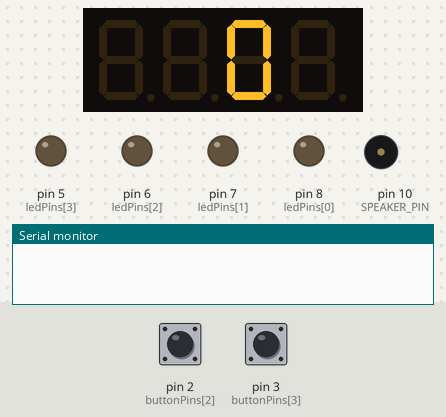
This sketch was run on a simulated Arduino Uno, built with avr-gcc and run on an emulated ATmega328P. Parts: 4-digit seven-segment display, output pins drawn as LEDs (lit = HIGH), buzzer (waves = sounding), the last lines printed to the serial monitor. The test bench sets the inputs (shaded band); at power-on: pin 2 (buttonPins[2]) HIGH, pin 3 (buttonPins[3]) HIGH. Random numbers use the default seed unless the sketch sets one.

Above: at 1.2 s.
1.3 s: pin 2 (buttonPins[2]) pulled LOW for 0.15 s
At 1.78 s:
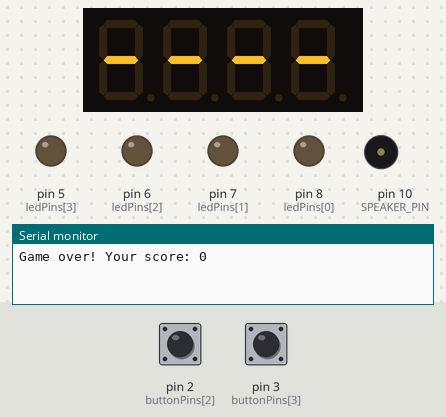
3.7 s: pin 3 (buttonPins[3]) pulled LOW for 3.2 s
At 8.83 s:
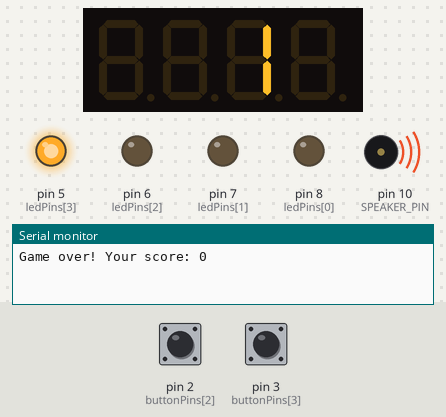
8.9 s: pin 3 (buttonPins[3]) pulled LOW for 1 s
At 10.48 s:
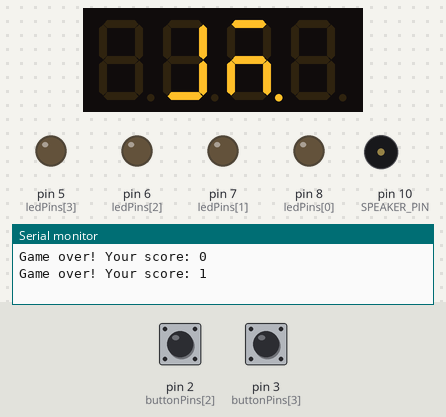
Timing chart, 0 to 16.7 s (numbered marks = the images above; inputs shaded):
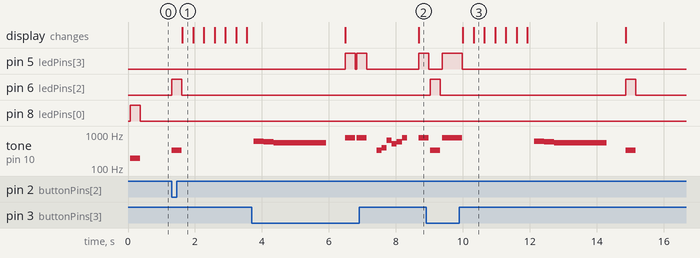

The sketch:

Memory_Hunter_v1.1.ino
```cpp
// (licence header left out)
#include <Arduino.h>
#include <TM1637Display.h>
#include "pitches.h"

/* Simon button/LED/speaker pins */
const uint8_t buttonPins[] = {0, 1, 2, 3};
const uint8_t ledPins[]    = {8, 7, 6, 5};
#define SPEAKER_PIN 10

/* TM1637 pins */
#define TM_CLK_PIN  9
#define TM_DIO_PIN  18

TM1637Display display(TM_CLK_PIN, TM_DIO_PIN);

/* Segment encoding for dash '-' */
const uint8_t SEG_DASH = 0b01000000;

/* All-dash pattern for idle screen */
const uint8_t SEG_ALL_DASH[] = {SEG_DASH, SEG_DASH, SEG_DASH, SEG_DASH};

#define MAX_GAME_LENGTH 100
const int gameTones[] = {NOTE_G3, NOTE_C4, NOTE_E4, NOTE_G5};

uint8_t gameSequence[MAX_GAME_LENGTH] = {0};
uint8_t gameIndex = 0;

/* ── Display helpers ─────────────────────────────────────── */

/**
 * Show ---- across all 4 digits (idle state)
 */
void displayIdle() {
  display.setSegments(SEG_ALL_DASH, 4, 0);
}

/**
 * Show current score:
 *   - 1-digit score (0–9)  → digit at position 2, position 3 blank
 *   - 2-digit score (10–99)→ digits at positions 2 and 3
 * Positions 0 and 1 are always blank during gameplay.
 */
void displayScore() {
  // Clear positions 0 and 1
  uint8_t blank = 0x00;
  display.setSegments(&blank, 1, 0);
  display.setSegments(&blank, 1, 1);

  int score = gameIndex;  // gameIndex already incremented before display

  if (score < 10) {
    // Single digit at position 2, blank at position 3
    display.showNumberDecEx(score, 0, false, 1, 2);  // 1 digit at pos 2
    display.setSegments(&blank, 1, 3);               // pos 3 blank
  } else {
    // Two digits at positions 2–3
    display.showNumberDecEx(score % 100, 0, false, 2, 2);
  }
}

/* ── Game logic ──────────────────────────────────────────── */

void setup() {
  Serial.begin(9600);

  for (byte i = 0; i < 4; i++) {
    pinMode(ledPins[i],    OUTPUT);
    pinMode(buttonPins[i], INPUT_PULLUP);
  }
  pinMode(SPEAKER_PIN, OUTPUT);

  display.setBrightness(7);  // Max brightness (0–7)
  displayIdle();

  randomSeed(analogRead(4));
}

void lightLedAndPlayTone(byte ledIndex) {
  digitalWrite(ledPins[ledIndex], HIGH);
  tone(SPEAKER_PIN, gameTones[ledIndex]);
  delay(300);
  digitalWrite(ledPins[ledIndex], LOW);
  noTone(SPEAKER_PIN);
}

void playSequence() {
  for (int i = 0; i < gameIndex; i++) {
    lightLedAndPlayTone(gameSequence[i]);
    delay(50);
  }
}

byte readButtons() {
  while (true) {
    for (byte i = 0; i < 4; i++) {
      if (digitalRead(buttonPins[i]) == LOW) {
        return i;
      }
    }
    delay(1);
  }
}

bool checkUserSequence() {
  for (int i = 0; i < gameIndex; i++) {
    byte expectedButton = gameSequence[i];
    byte actualButton   = readButtons();
    lightLedAndPlayTone(actualButton);
    if (expectedButton != actualButton) {
      return false;
    }
  }
  return true;
}

void gameOver() {
  Serial.print("Game over! Your score: ");
  Serial.println(gameIndex - 1);

  // Flash ---- to signal game over
  for (byte i = 0; i < 3; i++) {
    displayIdle();
    delay(300);
    uint8_t blank = 0x00;
    display.setSegments(&blank, 4, 0);  // blank all
    delay(300);
  }
  displayIdle();  // Settle back to ----

  gameIndex = 0;
  delay(200);

  // Wah-wah-wah sound
  tone(SPEAKER_PIN, NOTE_DS5); delay(300);
  tone(SPEAKER_PIN, NOTE_D5);  delay(300);
  tone(SPEAKER_PIN, NOTE_CS5); delay(300);
  for (byte i = 0; i < 10; i++) {
    for (int pitch = -10; pitch <= 10; pitch++) {
      tone(SPEAKER_PIN, NOTE_C5 + pitch);
      delay(6);
    }
  }
  noTone(SPEAKER_PIN);

  // Return to idle after game over
  displayIdle();
  delay(500);
}

void playLevelUpSound() {
  tone(SPEAKER_PIN, NOTE_E4); delay(150);
  tone(SPEAKER_PIN, NOTE_G4); delay(150);
  tone(SPEAKER_PIN, NOTE_E5); delay(150);
  tone(SPEAKER_PIN, NOTE_C5); delay(150);
  tone(SPEAKER_PIN, NOTE_D5); delay(150);
  tone(SPEAKER_PIN, NOTE_G5); delay(150);
  noTone(SPEAKER_PIN);
}

void loop() {
  displayScore();

  // Add next random step
  gameSequence[gameIndex] = random(0, 4);
  gameIndex++;
  if (gameIndex >= MAX_GAME_LENGTH) {
    gameIndex = MAX_GAME_LENGTH - 1;
  }

  playSequence();

  if (!checkUserSequence()) {
    gameOver();
    return;  // Skip level-up sound and go back to idle display
  }

  delay(300);

  if (gameIndex > 0) {
    playLevelUpSound();
    delay(300);
  }
}
```

pitches.h
```cpp
/**************************************************
   This file defines constants with the frequency
   of different musical notes.
 *************************************************/

#define NOTE_B0  31
#define NOTE_C1  33
#define NOTE_CS1 35
#define NOTE_D1  37
#define NOTE_DS1 39
#define NOTE_E1  41
#define NOTE_F1  44
#define NOTE_FS1 46
#define NOTE_G1  49
#define NOTE_GS1 52
#define NOTE_A1  55
#define NOTE_AS1 58
#define NOTE_B1  62
#define NOTE_C2  65
#define NOTE_CS2 69
#define NOTE_D2  73
#define NOTE_DS2 78
#define NOTE_E2  82
#define NOTE_F2  87
#define NOTE_FS2 93
#define NOTE_G2  98
#define NOTE_GS2 104
#define NOTE_A2  110
#define NOTE_AS2 117
#define NOTE_B2  123
#define NOTE_C3  131
#define NOTE_CS3 139
#define NOTE_D3  147
#define NOTE_DS3 156
#define NOTE_E3  165
#define NOTE_F3  175
#define NOTE_FS3 185
#define NOTE_G3  196
#define NOTE_GS3 208
#define NOTE_A3  220
#define NOTE_AS3 233
#define NOTE_B3  247
#define NOTE_C4  262
#define NOTE_CS4 277
#define NOTE_D4  294
#define NOTE_DS4 311
#define NOTE_E4  330
#define NOTE_F4  349
#define NOTE_FS4 370
#define NOTE_G4  392
#define NOTE_GS4 415
#define NOTE_A4  440
#define NOTE_AS4 466
#define NOTE_B4  494
#define NOTE_C5  523
#define NOTE_CS5 554
#define NOTE_D5  587
#define NOTE_DS5 622
#define NOTE_E5  659
#define NOTE_F5  698
#define NOTE_FS5 740
#define NOTE_G5  784
#define NOTE_GS5 831
#define NOTE_A5  880
#define NOTE_AS5 932
#define NOTE_B5  988
#define NOTE_C6  1047
#define NOTE_CS6 1109
#define NOTE_D6  1175
#define NOTE_DS6 1245
#define NOTE_E6  1319
#define NOTE_F6  1397
#define NOTE_FS6 1480
#define NOTE_G6  1568
#define NOTE_GS6 1661
#define NOTE_A6  1760
#define NOTE_AS6 1865
#define NOTE_B6  1976
#define NOTE_C7  2093
#define NOTE_CS7 2217
#define NOTE_D7  2349
#define NOTE_DS7 2489
#define NOTE_E7  2637
#define NOTE_F7  2794
#define NOTE_FS7 2960
#define NOTE_G7  3136
#define NOTE_GS7 3322
#define NOTE_A7  3520
#define NOTE_AS7 3729
#define NOTE_B7  3951
#define NOTE_C8  4186
#define NOTE_CS8 4435
#define NOTE_D8  4699
#define NOTE_DS8 4978
```

Measured:
- after the input at 1.3 s, pin 6 (ledPins[2]): LOW → HIGH at once, → LOW 0.30 s later; tone on pin 10 (SPEAKER_PIN): silent → 330 Hz at once, → silent 0.30 s later; the display: changes after 0.32 s (image 1)
- after the input at 8.9 s, the display: first changes after 1.1 s (image 3 shows a later state)
